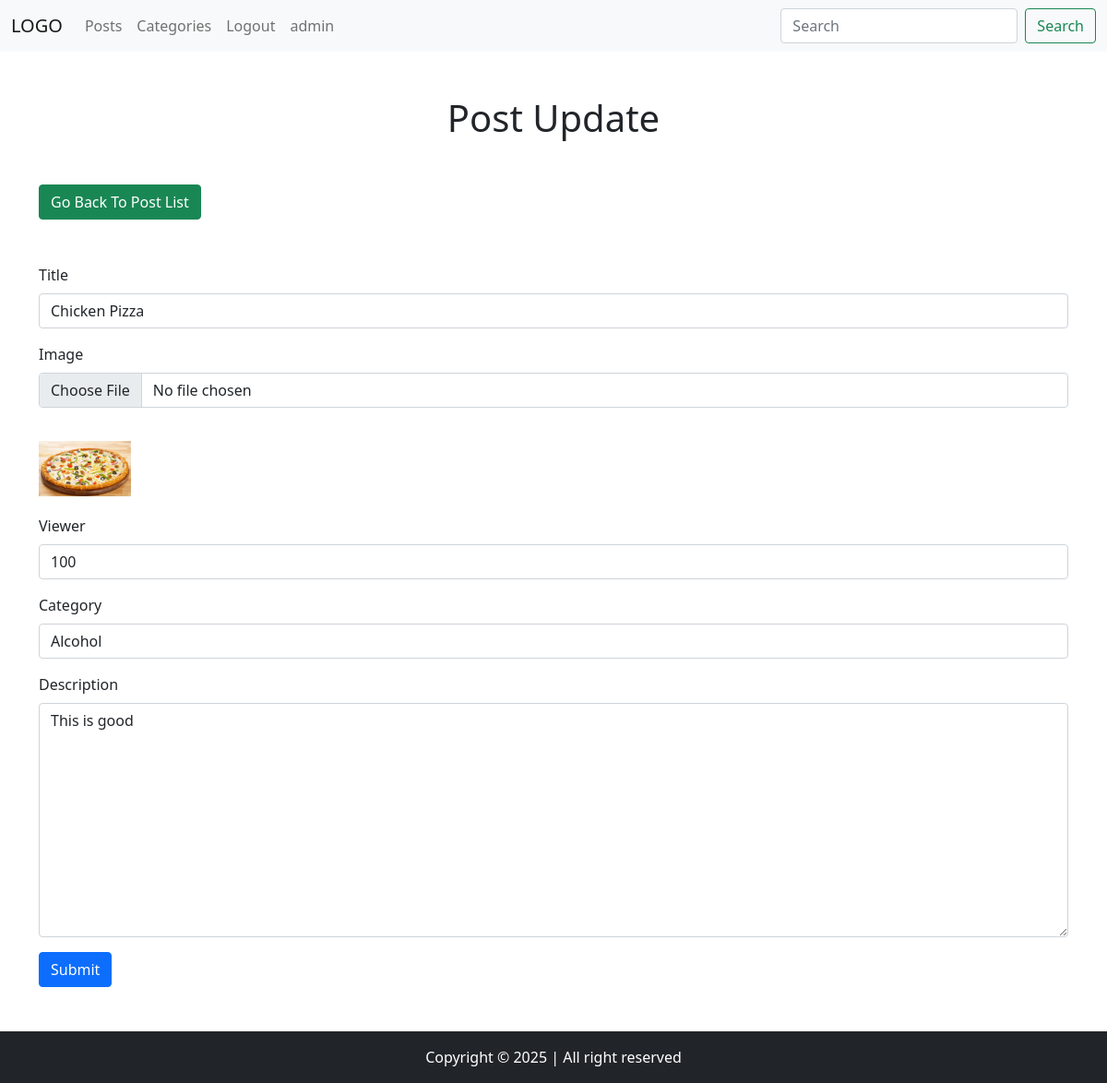
The app's page /post/update/7/ (signed in) with its own data.
### app/models.py (models this page shows)
class PostModel(models.Model):
    title = models.CharField(max_length=100)
    description = models.TextField()
    viewer = models.IntegerField(default=1)
    category = models.ForeignKey(CategoryModel, on_delete=models.CASCADE, null=True)
    image = models.ImageField(null=True, upload_to="posts/")
    created_at = models.DateTimeField(auto_now_add=True)
    updated_at = models.DateTimeField(auto_now=True)
    class Meta:
        verbose_name = "Post"
        verbose_name_plural = "Posts"

class CategoryModel(models.Model):
    name = models.CharField(max_length=200)
    created_at = models.DateTimeField(auto_now_add=True)
    updated_at = models.DateTimeField(auto_now=True)
    class Meta:
        verbose_name = "Category"
        verbose_name_plural = "Categories"

### app/views.py (the view, shortened to what this page needs)
# urls.py: path("post/update/<int:pk>/", views.post_update),
@login_required(login_url="/login/")
def post_update(request, pk):
    categories = CategoryModel.objects.all()
    post = PostModel.objects.get(id=pk)
    if request.method == "GET":
        return render(
            request, "post_update.html", {"post": post, "categories": categories}
        )

### templates/post_update.html (shortened to what this page needs)
{% extends 'components/base.html' %}
{% block body %}
<h1 class="text-center mb-5">Post Update</h1>
<a href="/post/list/" class="btn btn-success">Go Back To Post List</a>
<form class="mt-5" method="POST" enctype="multipart/form-data" action="/post/update/{{ post.id }}/">
    <div class="mb-3">
        <label class="form-label">Title</label>
        <input name="title" value="{{ post.title }}" type="text" class="form-control">
    </div>
    <div class="mb-3">
        <label class="form-label">Image</label>
        <input name="image" type="file" class="form-control">
    </div>
    {% if post.image %}
    <img src="{{ post.image.url }}" style="width: 100px;height:100px;object-fit: contain;">
    {% endif %}
    <div class="mb-3">
        <label class="form-label">Viewer</label>
        <input name="viewer" value="{{ post.viewer }}" type="number" class="form-control">
    </div>
    <div class="mb-3">
        <label class="form-label">Category</label>
        <select name="category" class="form-control">
            {% for category in categories %}
            <option value="{{ category.id }}" {% if post.category.id == category.id %}selected{% endif %}>{{ category.name }}</option>
            {% endfor %}
        </select>
    </div>
    <div class="mb-3">
        <label class="form-label">Description</label>
        <textarea name="description" class="form-control" rows="10">{{ post.description }}</textarea>
    </div>
    <button type="submit" class="btn btn-primary">Submit</button>
</form>
{% endblock %}

### templates/components/header.html (shortened to what this page needs)
<nav class="navbar navbar-expand-lg navbar-light bg-light">
    <div class="container-fluid">
        <a class="navbar-brand" href="/">LOGO</a>
        <div class="collapse navbar-collapse" id="navbarSupportedContent">
            <ul class="navbar-nav me-auto mb-2 mb-lg-0">
                <li class="nav-item">
                    <a class="nav-link" href="/post/list/">Posts</a>
                </li>
                <li class="nav-item">
                    <a class="nav-link" href="/category/list/">Categories</a>
                </li>
                {% if request.user.is_authenticated %}
                <li class="nav-item">
                    <a class="nav-link" href="/logout/">Logout</a>
                </li>
                <li class="nav-item">
                    <a class="nav-link" href="#">{{ request.user.username }}</a>
                </li>
                {% else %}
                <li class="nav-item">
                    <a class="nav-link" href="/login/">Login</a>
                </li>
                {% endif %}
            </ul>
            <form class="d-flex">
                <input class="form-control me-2" name="search" value="{{ search|default:'' }}" type="search"
                    placeholder="Search" aria-label="Search">
                <button class="btn btn-outline-success" type="submit">Search</button>
            </form>
        </div>
    </div>
</nav>

### records on screen
PostModel: title "Chicken Pizza", image (picture), viewer "100", category "Alcohol", description "This is good"

### other values on screen
{{ request.user.username }} "admin"
